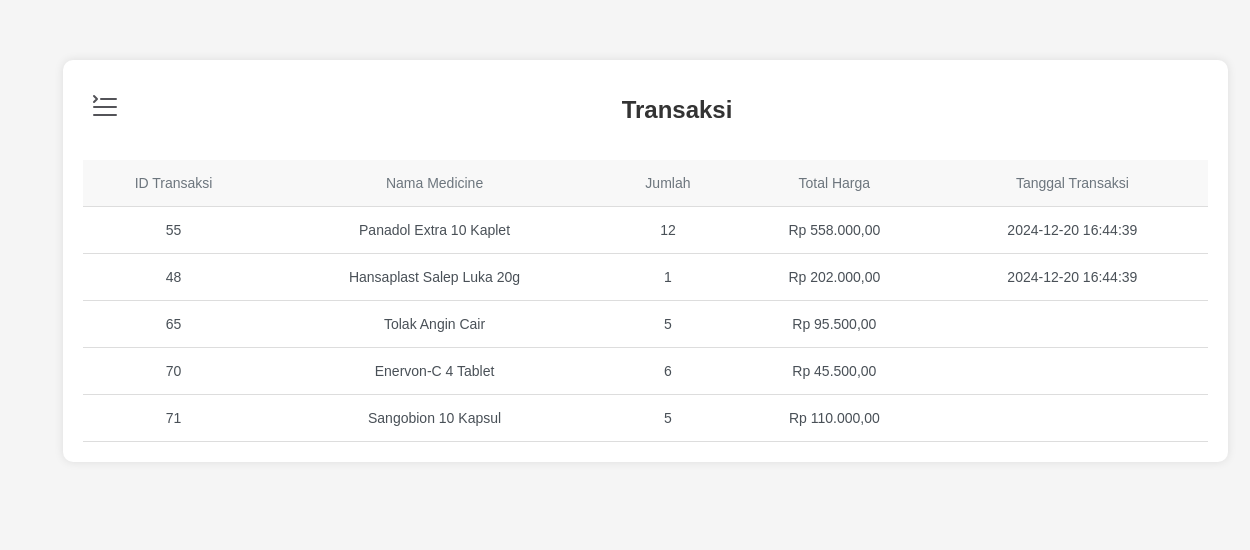
The app's page /Admin/Transaksi/index.php (signed in) with its own data.
### tables this page shows
CREATE TABLE `med_cart` (
  `id` int(11) NOT NULL,
  `med_id` int(255) DEFAULT NULL,
  `qty` int(11) DEFAULT NULL,
  `username` varchar(50) DEFAULT NULL,
  `status` varchar(50) DEFAULT NULL,
  `waktu_transaksi` timestamp NULL DEFAULT NULL
);

CREATE TABLE `medicine` (
  `id` int(11) NOT NULL,
  `medname` varchar(100) NOT NULL,
  `category` enum('Pills','Syrup','External Medications') NOT NULL,
  `stock` int(11) NOT NULL,
  `deskripsi` varchar(255) NOT NULL,
  `harga` varchar(50) NOT NULL,
  `medgambar` varchar(50) NOT NULL
);

### Admin/Transaksi/index.php (the view, shortened to what this page needs)
<?php
$conn = mysqli_connect('localhost', 'root', '', 'db_klinik');
$query = "SELECT
    med_cart.id as id_transaksi,
    medicine.medname AS nama_medicine,
    med_cart.qty as jumlah,
    SUM(med_cart.qty*medicine.harga) as total_harga,
    med_cart.waktu_transaksi as tanggal_transaksi
FROM
    med_cart
JOIN medicine ON medicine.id = med_cart.med_id
GROUP BY med_cart.med_id";
$hasil = mysqli_query($conn, $query);
?>
<!DOCTYPE html>
<html lang="en">
<head>
    <link rel="stylesheet" href="style.css">
</head>
<body>
    <div class="main-content">
        <div class="container">
            <div class="header">
                <button class="sidebar-toggle"><img src="../Dashboard/hamburger-sidebar.svg" alt="Menu"></button>
                <h1>Transaksi</h1>
            </div>
            <table>
                <thead>
                    <tr>
                        <th>ID Transaksi</th>
                        <th>Nama Medicine</th>
                        <th>Jumlah</th>
                        <th>Total Harga</th>
                        <th>Tanggal Transaksi</th>
                    </tr>
                </thead>
                <tbody>
                    <?php while ($data = mysqli_fetch_assoc($hasil)) : ?>
                        <tr>
                            <td><?= $data['id_transaksi'] ?></td>
                            <td><?= htmlspecialchars($data['nama_medicine']) ?></td>
                            <td><?= $data['jumlah'] ?></td>
                            <td>Rp <?= number_format($data['total_harga'], 2, ',', '.') ?></td>
                            <td><?= $data['tanggal_transaksi'] ?></td>
                        </tr>
                    <?php endwhile; ?>
                </tbody>
            </table>
        </div>
    </div>
</body>
</html>

### Admin/Transaksi/style.css (style rules this page uses)
body { font-family: 'Poppins', sans-serif; background-color: #f5f5f5; margin: 0; padding: 0; }
.main-content { flex-grow: 1; padding: 20px; background-color: #f5f5f5; transition: margin-left 0.3s ease; width: 100%; margin-left: 0; }
.sidebar-toggle { display: inline-block; font-size: 24px; cursor: pointer; background: none; border: none; margin-right: 20px; }
.container { width: 90%; margin: 40px auto; padding: 20px; background-color: #fff; box-shadow: 0 0 10px rgba(0, 0, 0, 0.1); border-radius: 10px; }
.header { display: flex; justify-content: space-between; align-items: center; margin-bottom: 20px; }
h1 { font-size: 24px; color: #333; text-align: center; }
table { width: 100%; border-collapse: collapse; margin-top: 20px; }
th, td { text-align: center; padding: 15px; }
th { background-color: #f8f8f8; font-weight: normal; color: #6c757d; font-size: 14px; border-bottom: 1px solid #ddd; }
td { border-bottom: 1px solid #ddd; color: #495057; font-size: 14px; position: relative; }

### records on screen
med_cart: id "55", med.medname "Panadol Extra 10 Kaplet", qty "12", total_harga "558.000,00", waktu_transaksi "2024-12-20 16:44:39"
med_cart: id "48", med.medname "Hansaplast Salep Luka 20g", qty "1", total_harga "202.000,00", waktu_transaksi "2024-12-20 16:44:39"
med_cart: id "65", med.medname "Tolak Angin Cair", qty "5", total_harga "95.500,00"
med_cart: id "70", med.medname "Enervon-C 4 Tablet", qty "6", total_harga "45.500,00"
med_cart: id "71", med.medname "Sangobion 10 Kapsul", qty "5", total_harga "110.000,00"
